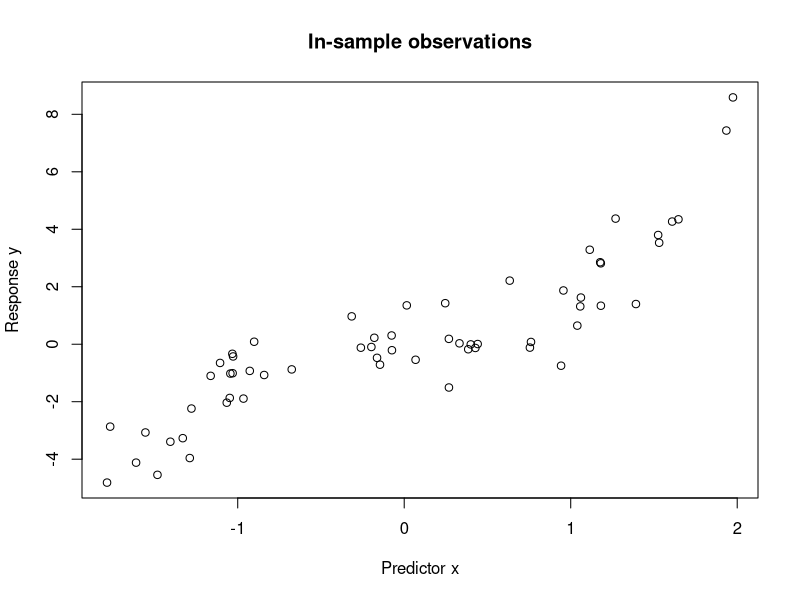
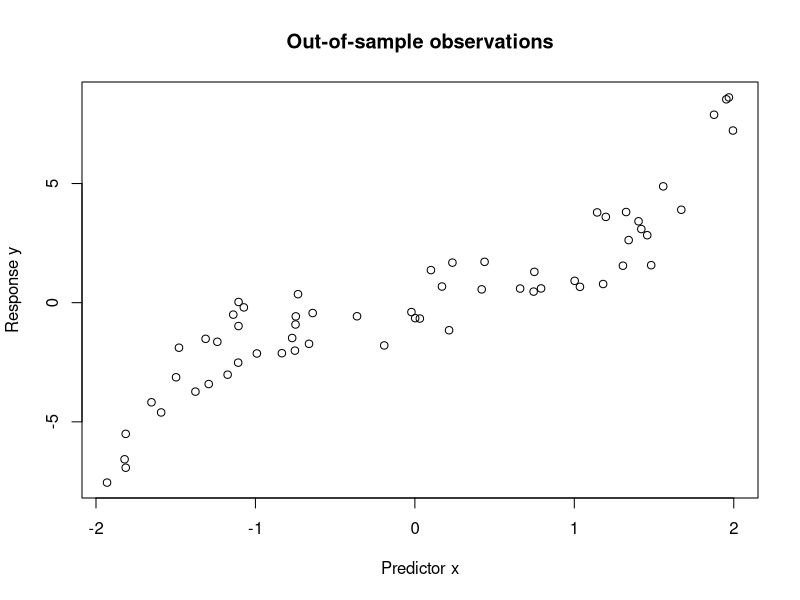
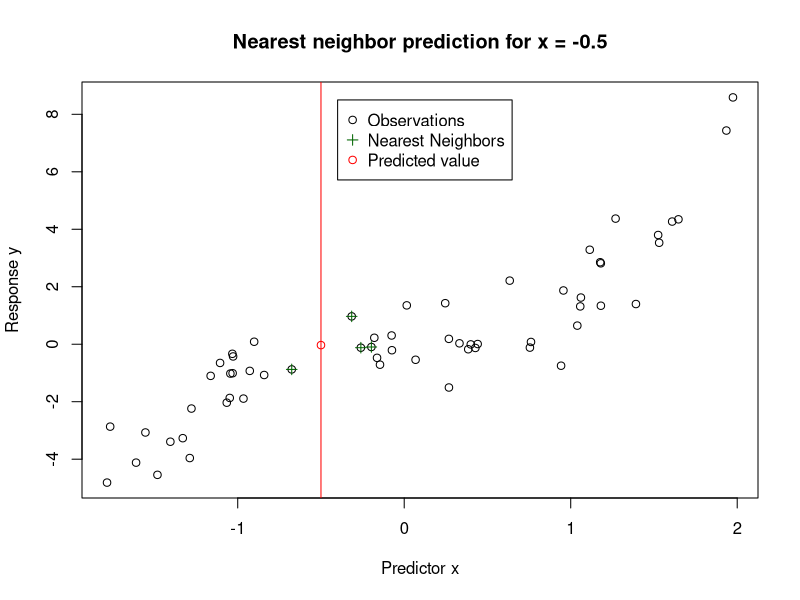
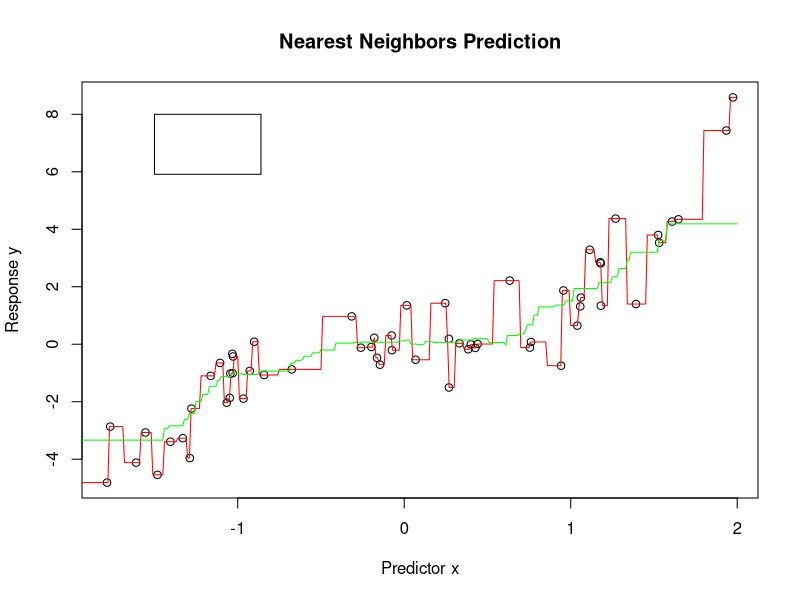

These figures' R source, in order: (Note: this script raises an error after producing the figures.)
######################## SLIDE SET 2 - K-NEAREST NEIGHBOR EXAMPLE###############################

# This code generates the figures used in the Slide Set 2
# This code is based on a previous version by Prof. Frédéric Godin (Concordia)

###################GENERATE IN-SAMPLE AND OUT-OF-SAMPLE DATASETS#####################################

set.seed(1986) #Set the random seed (ensures results are reproducible)


nIN = 60 # number of  observations insample
nOOS = 60 # number of  observations out-of-sample

x_min =-2 # min x value
x_max = 2 # max x value
xvalIS = (x_max-x_min)*runif(nIN) + x_min
xvalOOS = (x_max-x_min)*runif(nOOS) + x_min

fIS = xvalIS^3 #true pattern for insample observations
fOOS = xvalOOS^3 #true pattern for out-of-sample observations
yobsIS = fIS + rnorm(nIN) # noisy in sample observations
yobsOOS = fOOS + rnorm(nOOS) # noisy out-of-sample observations

plot(xvalIS,yobsIS,main='In-sample observations',xlab = 'Predictor x', ylab = 'Response y')
plot(xvalOOS,yobsOOS,main='Out-of-sample observations',xlab = 'Predictor x', ylab = 'Response y')



##################################PREDICTION FOR A SINGLE POINT##########################

PredX = -0.5 #x at which the prediction is made

####MAKE THE PREDICTION WITH 4 NN
NNnumber = 4 # the k in kNN
indexNN = which(rank( abs(PredX-xvalIS) ) <= NNnumber) # find the indexs of the kNNs
NNpreds = mean(yobsIS[indexNN])


plot(xvalIS,yobsIS,main=paste('Nearest neighbor prediction for x = ',toString(PredX),sep=""),xlab = 'Predictor x', ylab = 'Response y')
abline(v=PredX, col='red')
lines(PredX,NNpreds,col='red',type="p")
lines(xvalIS[indexNN],yobsIS[indexNN],col='darkgreen',type="p",pch=3)
legend(x=-0.4,y=8.5, legend=c("Observations",  "Nearest Neighbors", "Predicted value"), col=c("black","darkgreen","red"), pch=c(1,3,1) )




###############PREDICTION FOR MANY POINTS AND VARIOUS SMOOTHING PARAMETER VALUES#########


#######FUNCTION PERFORMING PREDICTION WITH NEAREST NEIGHBORS
PredictNearestNeighbors1D = function(yval,xval,xpred,NNnumber){
  #
  # INPUTS:
  #   yval: dependent variable for each data point
  #   xval: independent variable for each data point
  #   xpred: vector of independent variable values at which the forecast is made 
  #   NNnumber: number of nearest  neighbors considered  
  # OUTPUTS:
  #   NNpreds: vector of predictions for each entry of the vector xpred
  #
  
  nout = length(xpred)
  NNpreds = rep(0,nout)
  
  for(jj in 1:nout){
    indexNN = which(rank( abs(xpred[jj]-xval) ) <= NNnumber)
    NNpreds[jj] = mean(yval[indexNN])
  }
  
  return(NNpreds)
  
}


################RUNNING THE NEAREST NEIGHBORS FOR MANY X AND MANY K######################

NNnumbervec1 = c(1, 10)

plot(xvalIS,yobsIS,main='Nearest Neighbors Prediction',xlab = 'Predictor x', ylab = 'Response y')
xpred = seq(from=x_min, to=x_max, length.out = 401)

colors <- rainbow(3) #color rainbow for the plot

for(KK in 1:length(NNnumbervec1)) {
  
  NNpreds = PredictNearestNeighbors1D(yval=yobsIS,xval=xvalIS,xpred=xpred,NNnumber=NNnumbervec1[KK])
  
  lines(xpred,NNpreds, col=colors[KK])
  
}

legendlist = c(paste("K=",toString(NNnumbervec1[1]),sep=""),  paste("K=",toString(NNnumbervec1[2]),sep=""))
legend(y=8,x=-1.5, legend=legendlist, col=colors[1:length(NNnumbersvec1)] , lty=c(1,1))

##########Plot with single K
plot(xvalIS,yobsIS,main='Nearest Neighbors Prediction',xlab = 'Predictor x', ylab = 'Response y')
NNK=3
NNpreds = PredictNearestNeighbors1D(yval=yobsIS,xval=xvalIS,xpred=xpred,NNnumber=NNK)
lines(xpred,NNpreds, col=colors[3])
legendlist = paste("K=",toString(NNK),sep="")
legend(y=8,x=-1.5, legend=legendlist, col=colors[3] , lty=c(1))


################GET THE INSAMPLE/OUT-OF-SAMPLE NEAREST NEIGHBORS MSE FOR MANY K######################

NNnumbervec2 = 1:10
ValidationMSE = rep(0,length(NNnumbervec2))
TrainingMSE = rep(0,length(NNnumbervec2))

for(KK in 1:length(NNnumbervec2)) {
  
  NNpredsIS = PredictNearestNeighbors1D(yval=yobsIS,xval=xvalIS,xpred=xvalIS,NNnumber=NNnumbervec2[KK])
  NNpredsOOS = PredictNearestNeighbors1D(yval=yobsIS,xval=xvalIS,xpred=xvalOOS,NNnumber=NNnumbervec2[KK])
  
  TrainingMSE[KK] = mean( (NNpredsIS - yobsIS)^2 )
  ValidationMSE[KK] = mean( (NNpredsOOS - yobsOOS)^2 )
  
}

plot(NNnumbervec2, TrainingMSE, main='Training vs Validation MSE',ylim = c(0,5), type='n',
     ylab='MSE',xlab='K')
lines(NNnumbervec2, TrainingMSE, col='blue', type="p", pch=1)
lines(NNnumbervec2, ValidationMSE, col='red', type="p", pch=1)
abline(v=which(ValidationMSE==min(ValidationMSE)), col='darkgreen')
legend(y=5,x=6, legend=c('Training MSE','Validation MSE','Optimal K'), col=c('blue','red','darkgreen') , lty=c(0,0,1), pch=c(1,1,NaN))



